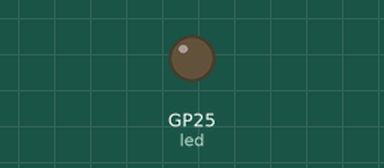
This program was run on a simulated Raspberry Pi Pico running MicroPython. Parts: output pins drawn as LEDs (lit = HIGH).

Above: at 1.3 s.
At 4.3 s:
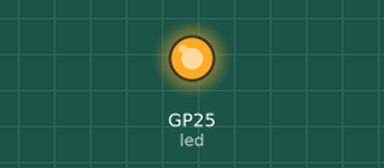
Timing chart, 0 to 6.8 s (numbered marks = the images above):
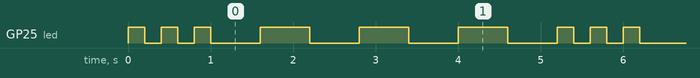

Measured:
- by itself, GP25 (led): repeats every 5.2 s: 2 × (LOW 0.20 s, HIGH 0.20 s), 3 × (LOW 0.60 s, HIGH 0.60 s), LOW 0.60 s, HIGH 0.20 s
- by itself, everything shown: repeats every 5.2 s, in 12 steps

The program:

04_02_sos_function.py
```python
from machine import Pin
from utime import sleep

led = Pin('LED', Pin.OUT)

def blink(times, delay):
    for x in range(1, times+1):
        led.on()
        sleep(delay)
        led.off()
        sleep(delay)

while True:
    blink(3, 0.2)
    sleep(0.4)
    blink(3, 0.6)
```
